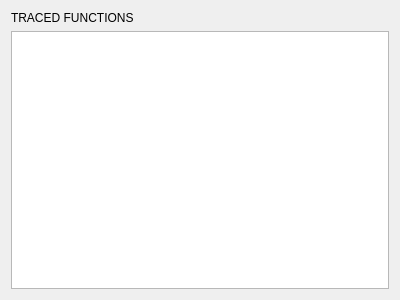
<?xml version="1.0" encoding="UTF-8"?>
<ui version="4.0">
 <class>TraceFunctionsWidget</class>
 <widget class="QWidget" name="TraceFunctionsWidget">
  <property name="geometry">
   <rect>
    <x>0</x>
    <y>0</y>
    <width>400</width>
    <height>300</height>
   </rect>
  </property>
  <property name="windowTitle">
   <string>Form</string>
  </property>
  <layout class="QVBoxLayout" name="verticalLayout">
   <item>
    <widget class="QLabel" name="label">
     <property name="autoFillBackground">
      <bool>true</bool>
     </property>
     <property name="text">
      <string>TRACED FUNCTIONS</string>
     </property>
    </widget>
   </item>
   <item>
    <widget class="QTreeWidget" name="treeWidget">
     <property name="columnCount">
      <number>0</number>
     </property>
    </widget>
   </item>
  </layout>
 </widget>
 <resources/>
 <connections/>
</ui>
